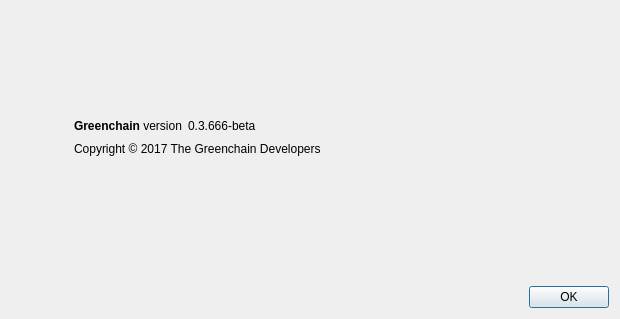
<?xml version="1.0" encoding="UTF-8"?>
<ui version="4.0">
 <class>AboutDialog</class>
 <widget class="QDialog" name="AboutDialog">
  <property name="geometry">
   <rect>
    <x>0</x>
    <y>0</y>
    <width>620</width>
    <height>319</height>
   </rect>
  </property>
  <property name="windowTitle">
   <string>About Greenchain</string>
  </property>
  <layout class="QHBoxLayout" name="horizontalLayout_2">
   <item>
    <widget class="QLabel" name="label_4">
     <property name="sizePolicy">
      <sizepolicy hsizetype="Preferred" vsizetype="Ignored">
       <horstretch>0</horstretch>
       <verstretch>0</verstretch>
      </sizepolicy>
     </property>
     <property name="pixmap">
      <pixmap resource="../bitcoin.qrc">:/images/about</pixmap>
     </property>
    </widget>
   </item>
   <item>
    <layout class="QVBoxLayout" name="verticalLayout_2">
     <property name="leftMargin">
      <number>50</number>
     </property>
     <item>
      <spacer name="verticalSpacer_2">
       <property name="orientation">
        <enum>Qt::Vertical</enum>
       </property>
       <property name="sizeHint" stdset="0">
        <size>
         <width>20</width>
         <height>40</height>
        </size>
       </property>
      </spacer>
     </item>
     <item>
      <layout class="QHBoxLayout" name="horizontalLayout">
       <item>
        <widget class="QLabel" name="label">
         <property name="cursor">
          <cursorShape>IBeamCursor</cursorShape>
         </property>
         <property name="text">
          <string>&lt;html&gt;&lt;head/&gt;&lt;body&gt;&lt;p&gt;&lt;span style=&quot; font-weight:600;&quot;&gt;Greenchain&lt;/span&gt; version&lt;/p&gt;&lt;/body&gt;&lt;/html&gt;</string>
         </property>
         <property name="textInteractionFlags">
          <set>Qt::LinksAccessibleByMouse|Qt::TextSelectableByKeyboard|Qt::TextSelectableByMouse</set>
         </property>
        </widget>
       </item>
       <item>
        <widget class="QLabel" name="versionLabel">
         <property name="cursor">
          <cursorShape>IBeamCursor</cursorShape>
         </property>
         <property name="text">
          <string notr="true">0.3.666-beta</string>
         </property>
         <property name="textInteractionFlags">
          <set>Qt::LinksAccessibleByMouse|Qt::TextSelectableByKeyboard|Qt::TextSelectableByMouse</set>
         </property>
        </widget>
       </item>
       <item>
        <spacer name="horizontalSpacer">
         <property name="orientation">
          <enum>Qt::Horizontal</enum>
         </property>
         <property name="sizeHint" stdset="0">
          <size>
           <width>40</width>
           <height>20</height>
          </size>
         </property>
        </spacer>
       </item>
      </layout>
     </item>
     <item>
      <widget class="QLabel" name="copyrightLabel">
       <property name="cursor">
        <cursorShape>IBeamCursor</cursorShape>
       </property>
       <property name="text">
        <string notr="true">Copyright &amp;copy; 2017 The Greenchain Developers</string>
       </property>
       <property name="textFormat">
        <enum>Qt::RichText</enum>
       </property>
       <property name="textInteractionFlags">
        <set>Qt::LinksAccessibleByMouse|Qt::TextSelectableByKeyboard|Qt::TextSelectableByMouse</set>
       </property>
      </widget>
     </item>
     <item>
      <widget class="QLabel" name="label_2">
       <property name="cursor">
        <cursorShape>IBeamCursor</cursorShape>
       </property>
       <property name="text">
        <string/>
       </property>
       <property name="wordWrap">
        <bool>true</bool>
       </property>
       <property name="textInteractionFlags">
        <set>Qt::LinksAccessibleByMouse|Qt::TextSelectableByKeyboard|Qt::TextSelectableByMouse</set>
       </property>
      </widget>
     </item>
     <item>
      <spacer name="verticalSpacer">
       <property name="orientation">
        <enum>Qt::Vertical</enum>
       </property>
       <property name="sizeHint" stdset="0">
        <size>
         <width>20</width>
         <height>40</height>
        </size>
       </property>
      </spacer>
     </item>
     <item>
      <widget class="QDialogButtonBox" name="buttonBox">
       <property name="orientation">
        <enum>Qt::Horizontal</enum>
       </property>
       <property name="standardButtons">
        <set>QDialogButtonBox::Ok</set>
       </property>
      </widget>
     </item>
    </layout>
   </item>
  </layout>
 </widget>
 <resources>
  <include location="../bitcoin.qrc"/>
 </resources>
 <connections>
  <connection>
   <sender>buttonBox</sender>
   <signal>accepted()</signal>
   <receiver>AboutDialog</receiver>
   <slot>accept()</slot>
   <hints>
    <hint type="sourcelabel">
     <x>360</x>
     <y>308</y>
    </hint>
    <hint type="destinationlabel">
     <x>157</x>
     <y>274</y>
    </hint>
   </hints>
  </connection>
  <connection>
   <sender>buttonBox</sender>
   <signal>rejected()</signal>
   <receiver>AboutDialog</receiver>
   <slot>reject()</slot>
   <hints>
    <hint type="sourcelabel">
     <x>428</x>
     <y>308</y>
    </hint>
    <hint type="destinationlabel">
     <x>286</x>
     <y>274</y>
    </hint>
   </hints>
  </connection>
 </connections>
</ui>
